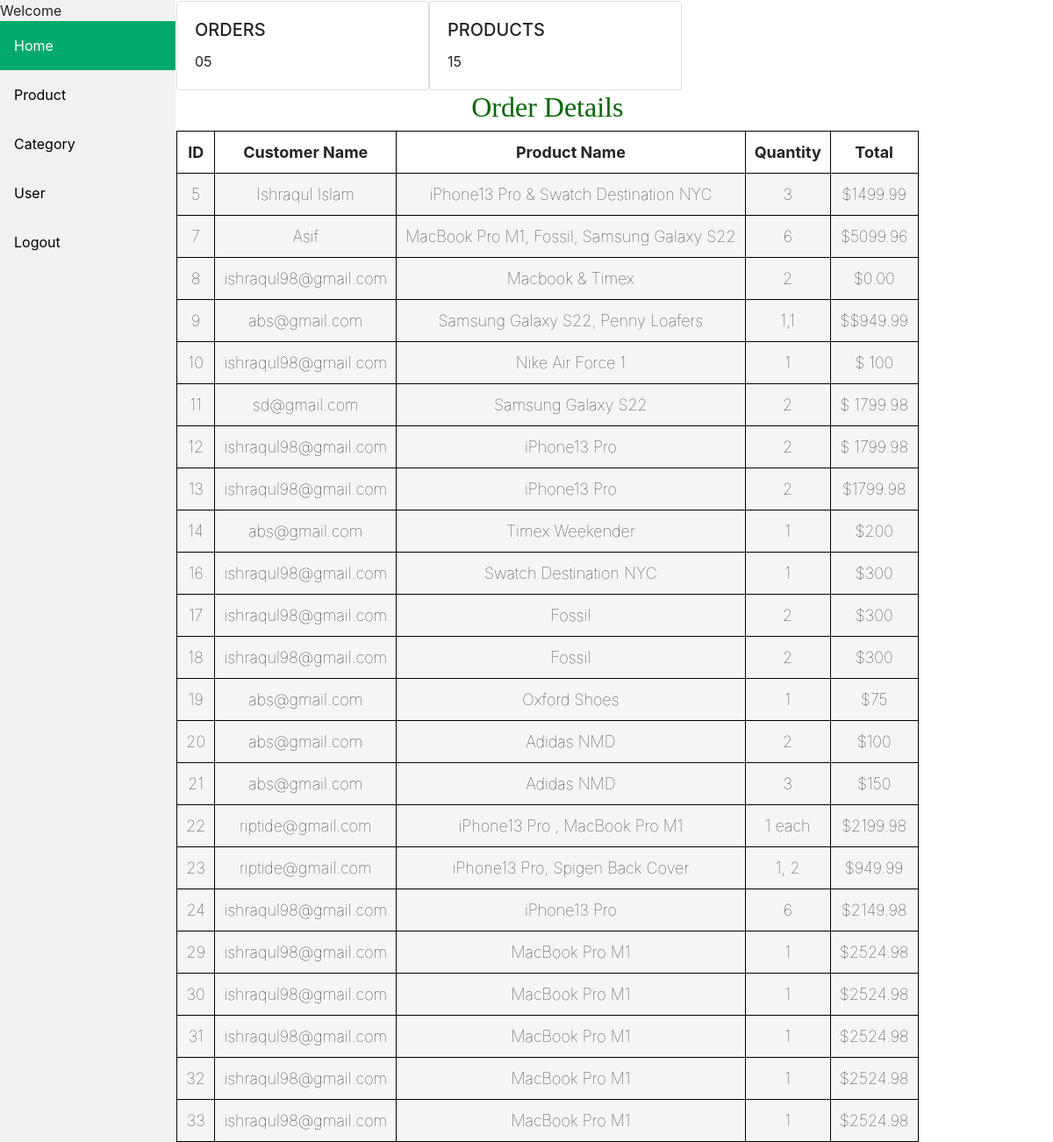
The app's page /adminpanel.php with its own data.
### tables this page shows
CREATE TABLE `order_details` (
  `ID` int(200) NOT NULL,
  `name` varchar(500) NOT NULL,
  `product_name` varchar(200) NOT NULL,
  `quantity` varchar(200) NOT NULL,
  `total` varchar(500) NOT NULL
);

### adminpanel.php (the view, shortened to what this page needs)
<!DOCTYPE html>
<html>
<head>
<link rel="stylesheet" href="css/sidebar.css">
<link rel="stylesheet" href="css/tab.css">
<link rel="stylesheet" href="https://maxcdn.bootstrapcdn.com/bootstrap/4.5.2/css/bootstrap.min.css">
</head>
<body>
<div class="sidebar">
      <?php echo " Welcome " . $_SESSION['user_ad']; ?>
  <a class="active" href="index.php">Home</a>
  <a href="propanel.php">Product</a>
  <a href="cat.php">Category</a>
  <a href="user.php">User</a>
  <a href="logout.php">Logout</a>
</div>
<div class="content">
  <div class = row >
      <div class="card" style="width: 18rem;">
      <div class="card-body">
        <h5 class="card-title">ORDERS</h5>
        <p class="card-text">05</p>
      </div>
    </div>
    <div class="card" style="width: 18rem;">
      <div class="card-body">
        <h5 class="card-title">PRODUCTS</h5>
        <p class="card-text">15</p>
      </div>
    </div>
<section>
</head>
<body>
      <section>
            <h1>Order Details</h1>
            <table>
                  <tr>
                        <th>ID</th>
                        <th>Customer Name</th>
                        <th>Product Name</th>
                        <th>Quantity</th>
                        <th>Total</th>
                  </tr>
                        <?php
                        require_once('dbconnect.php');
                        $sql = "SELECT * FROM order_details ";
                        $result =mysqli_query($conn,$sql);
                        if(mysqli_num_rows($result) > 0){
                        while($row = mysqli_fetch_array($result)){
      ?>
                  <tr>
                        <td><?php echo $row['ID']; ?></td>
                        <td><?php echo $row['name']; ?></td>
                        <td><?php echo $row['product_name']; ?></td>
                        <td><?php echo $row['quantity']; ?></td>
                        <td>$<?php echo $row['total']; ?></td>
                  </tr>
                  <?php
                              }
                        }
                  ?>
            </table>
</section>
</div>
</div>
</body>
</html>

### sidebar.css (style rules this page uses)
body { margin: 0; font-family: "Lato", sans-serif; }
.sidebar { margin: 0; padding: 0; width: 200px; background-color: #f1f1f1; position: fixed; height: 100%; overflow: auto; }
.sidebar a { display: block; color: black; padding: 16px; text-decoration: none; }
.sidebar a.active { background-color: #04AA6D; color: white; }
div.content { margin-left: 200px; padding: 1px 16px; height: 1000px; }

### tab.css (style rules this page uses)
table { margin: 0 auto; font-size: large; border: 1px solid black; }
h1 { text-align: center; color: #006600; font-size: xx-large; font-family: 'Gill Sans'; }
td { background-color: whitesmoke; border: 1px solid black; }
th, td { font-weight: bold; border: 1px solid black; padding: 10px; text-align: center; }
td { font-weight: lighter; }

### adminpanel.php (style rules this page uses)
table { margin: 0 auto; font-size: large; border: 1px solid black; }
h1 { text-align: center; color: #006600; font-size: xx-large; font-family: 'Gill Sans'; }
td { background-color: whitesmoke; border: 1px solid black; }
th, td { font-weight: bold; border: 1px solid black; padding: 10px; text-align: center; }
td { font-weight: lighter; }

### records on screen
order_details: ID "5", name "Ishraqul Islam", product_name "iPhone13 Pro & Swatch Destination NYC", quantity "3", total "1499.99"
order_details: ID "7", name "Asif", product_name "MacBook Pro M1, Fossil, Samsung Galaxy S22", quantity "6", total "5099.96"
order_details: ID "8", name "ishraqul98@gmail.com", product_name "Macbook & Timex", quantity "2", total "0.00"
order_details: ID "9", name "abs@gmail.com", product_name "Samsung Galaxy S22, Penny Loafers", quantity "1,1", total "$949.99"
order_details: ID "10", name "ishraqul98@gmail.com", product_name "Nike Air Force 1", quantity "1", total "100"
order_details: ID "11", name "sd@gmail.com", product_name "Samsung Galaxy S22", quantity "2", total "1799.98"
order_details: ID "12", name "ishraqul98@gmail.com", product_name "iPhone13 Pro", quantity "2", total "1799.98"
order_details: ID "13", name "ishraqul98@gmail.com", product_name "iPhone13 Pro", quantity "2", total "1799.98"
order_details: ID "14", name "abs@gmail.com", product_name "Timex Weekender", quantity "1", total "200"
order_details: ID "16", name "ishraqul98@gmail.com", product_name "Swatch Destination NYC", quantity "1", total "300"
order_details: ID "17", name "ishraqul98@gmail.com", product_name "Fossil", quantity "2", total "300"
order_details: ID "18", name "ishraqul98@gmail.com", product_name "Fossil", quantity "2", total "300"
order_details: ID "19", name "abs@gmail.com", product_name "Oxford Shoes", quantity "1", total "75"
order_details: ID "20", name "abs@gmail.com", product_name "Adidas NMD", quantity "2", total "100"
order_details: ID "21", name "abs@gmail.com", product_name "Adidas NMD", quantity "3", total "150"
order_details: ID "22", name "riptide@gmail.com", product_name "iPhone13 Pro , MacBook Pro M1", quantity "1 each", total "2199.98"
order_details: ID "23", name "riptide@gmail.com", product_name "iPhone13 Pro, Spigen Back Cover", quantity "1, 2", total "949.99"
order_details: ID "24", name "ishraqul98@gmail.com", product_name "iPhone13 Pro", quantity "6", total "2149.98"
order_details: ID "29", name "ishraqul98@gmail.com", product_name "MacBook Pro M1", quantity "1", total "2524.98"
order_details: ID "30", name "ishraqul98@gmail.com", product_name "MacBook Pro M1", quantity "1", total "2524.98"
order_details: ID "31", name "ishraqul98@gmail.com", product_name "MacBook Pro M1", quantity "1", total "2524.98"
order_details: ID "32", name "ishraqul98@gmail.com", product_name "MacBook Pro M1", quantity "1", total "2524.98"
order_details: ID "33", name "ishraqul98@gmail.com", product_name "MacBook Pro M1", quantity "1", total "2524.98"
